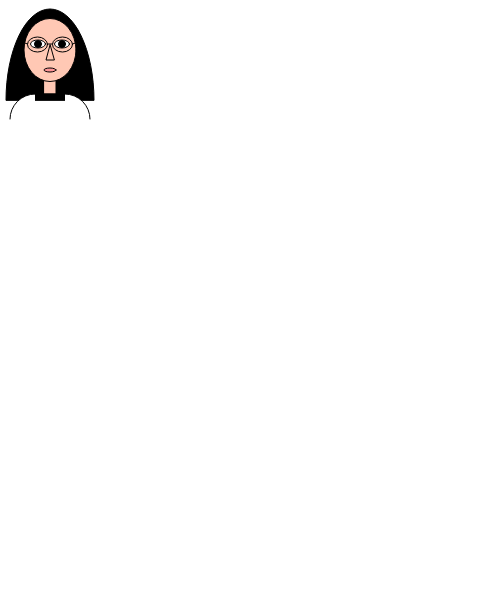
Frame 1 (no input)
Frame 60 (no input): identical to frame 1, image omitted
Frame 120 (the mouse pressed at the canvas centre since frame 60): identical to frame 1, image omitted

The p5.js sketch that drew this single still picture (run headless with seeded random() and noise() and a simulated clock; from frame 60 on, the mouse is pressed at the canvas centre):

// p5.js sketch
// ── sketch.js
function setup() {
    createCanvas(500, 600)
}

function draw() {
    background(255)
    //hair
    // fill(100)
    // arc(50, 50, 20, 20, TWO_PI, PI, CHORD)
    fill(0)
    arc(50, 100, 88, 182, PI, TWO_PI, CHORD)
    //neck
    fill(255, 200, 180);
    rect(44, 80, 12, 14)
    //shoulder
    fill(255)
    arc(35, 119, 50, 50, PI, PI + HALF_PI)
    line(35, 94, 65, 94)
    arc(65, 119, 50, 50, PI + HALF_PI, TWO_PI)
    //face shape
    fill(255, 200, 180);
    ellipse(50, 50, 52, 63)
    //bangs
    // fill(0);
    // arc(62, 18, 47, 26.5, QUARTER_PI, PI);
    // arc(28, 20, 50, 24, 0, HALF_PI);
    //left eye
    fill(255)
    ellipse(38, 44, 15, 8)
    fill(0)
    circle(38, 44, 7)
    //right eye
    fill(255)
    ellipse(62, 44, 15, 8)
    fill(0)
    circle(62, 44, 7)
    //left side glasses
    noFill()
    ellipse(37.5, 44.5, 20, 15)
    //right side glasses
    noFill()
    ellipse(62.5, 44.5, 20, 15)
    //glasses nose bridge?
    line(47.5, 44, 52.5, 44)
    //left 
    line(22, 42, 27.5, 44)
    //right
    line(72.5, 44, 78, 42)
    //nose
    triangle(50, 45, 46, 60, 54, 60)
    //mouth
    // rect(45, 67, 10, 3)
    fill(255, 150, 150)
    ellipse(50, 70, 12, 4)
    
}
